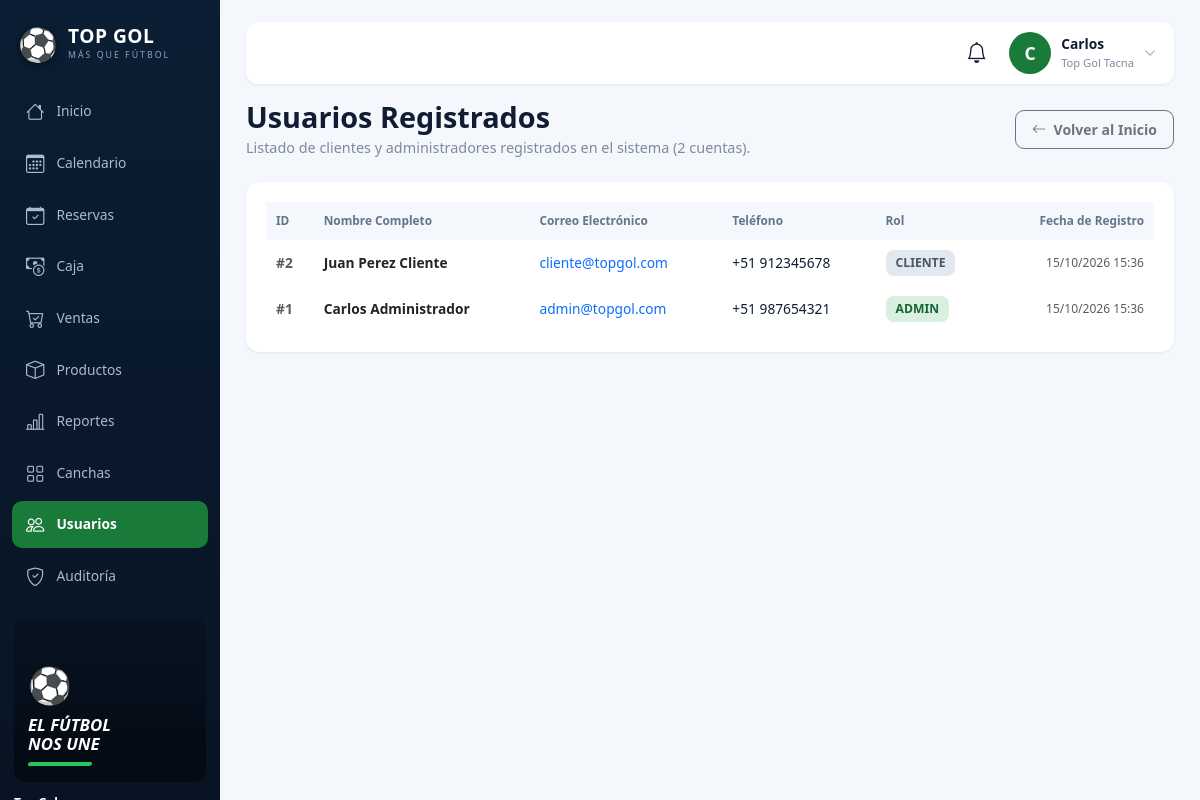
Screenshot of /admin/usuarios (signed in) with the database file from the repository.
### tables this page shows
CREATE TABLE IF NOT EXISTS `usuarios` (
  `id`          INT NOT NULL AUTO_INCREMENT,
  `nombre`      VARCHAR(100) NOT NULL,
  `email`       VARCHAR(100) NOT NULL,
  `password`    VARCHAR(255) DEFAULT NULL,
  `telefono`    VARCHAR(20) DEFAULT NULL,
  `rol`         ENUM('admin','cliente') NOT NULL DEFAULT 'cliente',
  `google_id`   VARCHAR(255) DEFAULT NULL,
  `avatar`      VARCHAR(500) DEFAULT NULL,
  `created_at`  TIMESTAMP NOT NULL DEFAULT CURRENT_TIMESTAMP,
  `updated_at`  TIMESTAMP NOT NULL DEFAULT CURRENT_TIMESTAMP ON UPDATE CURRENT_TIMESTAMP,
  PRIMARY KEY (`id`),
  UNIQUE KEY `idx_usuario_email`     (`email`),
  UNIQUE KEY `idx_usuario_google_id` (`google_id`)
);

### app/Views/usuarios/index.php (the view, shortened to what the rows shown need)
<?php require VIEWS_PATH . DIRECTORY_SEPARATOR . 'layout' . DIRECTORY_SEPARATOR . 'admin_top.php'; ?>
<div class="d-flex flex-wrap align-items-center justify-content-between gap-3 mb-4">
    <div>
        <h1 class="adm-h1">Usuarios Registrados</h1>
        <p class="adm-sub">Listado de clientes y administradores registrados en el sistema (<?= count($usuarios ?? []) ?> cuentas).</p>
    </div>
    <div>
        <a href="<?= url('/admin/dashboard') ?>" class="btn btn-sm btn-outline-secondary fw-bold" style="border-radius:9px; padding:8px 16px;">
            <i class="bi bi-arrow-left me-1"></i> Volver al Inicio
        </a>
    </div>
</div>
<div class="panel-2">
    <div class="table-responsive">
        <table class="tbl">
            <thead>
                <tr>
                    <th>ID</th>
                    <th>Nombre Completo</th>
                    <th>Correo Electrónico</th>
                    <th>Teléfono</th>
                    <th>Rol</th>
                    <th class="text-end">Fecha de Registro</th>
                </tr>
            </thead>
            <tbody>
                <?php if (empty($usuarios)): ?>
                    <tr>
                        <td colspan="6" class="text-center py-4 text-muted">No hay usuarios registrados.</td>
                    </tr>
                <?php else: ?>
                    <?php foreach ($usuarios as $u): ?>
                        <tr>
                            <td class="fw-bold text-muted">#<?= $u['id'] ?></td>
                            <td class="fw-semibold text-dark"><?= htmlspecialchars($u['nombre']) ?></td>
                            <td>
                                <a href="mailto:<?= htmlspecialchars($u['email']) ?>" class="text-decoration-none">
                                    <?= htmlspecialchars($u['email']) ?>
                                </a>
                            </td>
                            <td><?= htmlspecialchars($u['telefono'] ?: 'No registrado') ?></td>
                            <td>
                                <span class="pill <?= $u['rol'] === 'admin' ? 'ok' : 'fin' ?>">
                                    <?= strtoupper((string)$u['rol']) ?>
                                </span>
                            </td>
                            <td class="text-end text-muted small">
                                <?= date('d/m/Y H:i', strtotime((string)$u['created_at'])) ?>
                            </td>
                        </tr>
                    <?php endforeach; ?>
                <?php endif; ?>
            </tbody>
        </table>
    </div>
</div>
<?php require VIEWS_PATH . DIRECTORY_SEPARATOR . 'layout' . DIRECTORY_SEPARATOR . 'admin_bottom.php'; ?>

### app/Core/Router.php (shortened to what the rows shown need)
<?php
class Router {
    private array $rutas = [
        'GET'  => [],
        'POST' => []
    ];
    private function registrar(string $metodo, string $ruta, string $accion, array $middlewares): void {
        $rutaNormalizada = '/' . trim($ruta, '/');
        preg_match_all('/\{([a-zA-Z0-9_]+)\}/', $rutaNormalizada, $matches);
        $nombresParametros = $matches[1] ?? [];
        $regex = preg_replace('/\{[a-zA-Z0-9_]+\}/', '([^/]+)', $rutaNormalizada);
        $regexFinal = '#^' . $regex . '$#';
        $this->rutas[$metodo][] = [
            'ruta'        => $rutaNormalizada,
            'regex'       => $regexFinal,
            'accion'      => $accion,
            'params'      => $nombresParametros,
            'middlewares' => $middlewares
        ];
    }
    public function dispatch(): void {
        $metodo = $_SERVER['REQUEST_METHOD'] ?? 'GET';
        $uri = $this->obtenerRutaActual();
        foreach ($this->rutas[$metodo] as $rutaInfo) {
            if (preg_match($rutaInfo['regex'], $uri, $matches)) {
                array_shift($matches);
                $this->ejecutarAccion($rutaInfo['accion'], $matches);
                return;
            }
        }
    }
    private function obtenerRutaActual(): string {
        if (!empty($_GET['url']) && $_GET['url'] !== 'index.php') {
            $uri = '/' . trim((string)$_GET['url'], '/');
            $uri = preg_replace('#^/public(/|$)#', '$1', $uri);
            $uri = '/' . trim($uri, '/');
            return $uri === '//' ? '/' : $uri;
        }
        $requestUri = $_SERVER['REQUEST_URI'] ?? '/';
        $requestUri = preg_replace('#^/public(/|$)#', '$1', $requestUri);
        $requestUri = preg_replace('#^/index\.php(/|$)#', '$1', $requestUri);
        $uri = '/' . trim($requestUri, '/');
        return $uri === '//' ? '/' : $uri;
    }
    private function ejecutarAccion(string $accion, array $params): void {
        [$controladorNombre, $metodo] = explode('@', $accion);
        $controlador = new $claseCompleta();
        call_user_func_array([$controlador, $metodo], $params);
    }
}

### app/Views/layout/admin_top.php (shortened to what the rows shown need)
<?php
$usuarioAdm = currentUser();
$nombreAdmin = trim(explode(' ', (string)($usuarioAdm['nombre'] ?? ''))[0] ?? '');
$inicial = mb_strtoupper(mb_substr($nombreAdmin, 0, 1));
$adminMenuActivo = $adminMenu ?? 'dashboard';
try {
    $conteoVerifAdm = (new \App\Models\Reserva())->contarPagosPorVerificar();
} catch (\Throwable $e) {
    $conteoVerifAdm = 0;
}
$reqPathAdm = parse_url($_SERVER['REQUEST_URI'] ?? '/', PHP_URL_PATH) ?? '/';
$rutaAdm = '/' . trim($reqPathAdm, '/');
$tabPorRutaAdm = [
    '/admin/dashboard' => 'dashboard', '/admin/calendario' => 'calendario',
    '/admin/espacios' => 'espacios', '/admin/reservas' => 'reservas', '/admin/reserva' => 'reservas', '/reservas' => 'reservas',
    '/admin/caja' => 'caja', '/admin/pagos' => 'porverificar', '/admin/pago' => 'porverificar',
    '/admin/ventas/pos' => 'pos', '/admin/ventas' => 'ventas',
    '/admin/productos' => 'productos', '/admin/categorias' => 'categorias', '/admin/inventario' => 'inventario',
    '/admin/reportes' => 'reportes', '/canchas' => 'canchas', '/admin/usuarios' => 'usuarios', '/admin/auditoria' => 'auditoria',
];
$tabActivaAdm = $adminMenuActivo;
$mejorLargoAdm = 0;
foreach ($tabPorRutaAdm as $prefijoNav => $claveNav) {
    if (($rutaAdm === $prefijoNav || str_starts_with($rutaAdm, $prefijoNav . '/')) && strlen($prefijoNav) > $mejorLargoAdm) {
        $tabActivaAdm = $claveNav;
        $mejorLargoAdm = strlen($prefijoNav);
    }
}
$grupoActivoAdm = $tabActivaAdm;
?>
<!DOCTYPE html>
<html lang="es">
<head>
    <link href="https://cdn.jsdelivr.net/npm/bootstrap@5.3.2/dist/css/bootstrap.min.css" rel="stylesheet">
    <link rel="stylesheet" href="https://cdn.jsdelivr.net/npm/bootstrap-icons@1.11.2/font/bootstrap-icons.css">
</head>
<body class="adm-standalone">
<div class="adm-page">
<div class="adm-wrap">
    <aside class="adm-side" id="admSide">
        <div class="adm-logo">
            <span class="ball">⚽</span>
            <span><strong>TOP GOL</strong><small>MÁS QUE FÚTBOL</small></span>
        </div>
        <nav class="adm-nav">
            <?php foreach ($nav as $itemNav): ?>
                <a href="<?= $itemNav['href'] ?>" class="<?= $grupoActivoAdm === $itemNav['key'] ? 'on' : '' ?>"><i class="bi <?= $itemNav['ico'] ?>"></i> <?= $itemNav['label'] ?></a>
            <?php endforeach; ?>
        </nav>
        <div class="adm-side-foot">
            <div class="adm-slogan">
                <span class="b">⚽</span>
                <strong>EL FÚTBOL<br>NOS UNE</strong>
                <span class="u"></span>
            </div>
            <div class="adm-ver"><strong>Top Gol</strong><br>Panel Administrador<br>v1.0.0</div>
        </div>
    </aside>
    <div class="adm-main">
        <header class="adm-top">
            <div class="dropdown">
                <button class="adm-bell" id="admBellBtn" data-bs-toggle="dropdown" aria-expanded="false" title="Notificaciones">
                    <i class="bi bi-bell"></i>
                </button>
            </div>
            <div class="dropdown">
                <a href="#" class="adm-user text-decoration-none" data-bs-toggle="dropdown" aria-expanded="false">
                    <span class="adm-avatar"><?= htmlspecialchars($inicial) ?></span>
                    <span><strong><?= htmlspecialchars($nombreAdmin) ?></strong><small>Top Gol Tacna</small></span>
                    <i class="bi bi-chevron-down" style="font-size:.75rem;color:#7c8aa0;"></i>
                </a>
            </div>
        </header>

### rows the page displays
usuarios: nombre "C", nombre "Carlos", id "1", nombre "Carlos Administrador", email "admin@topgol.com", telefono "+51 987654321", rol "ADMIN", created_at "15/10/2026 15:36"
usuarios: id "2", nombre "Juan Perez Cliente", email "cliente@topgol.com", telefono "+51 912345678", rol "CLIENTE", created_at "15/10/2026 15:36"

### other values shown
$itemNav['label'] "Inicio"
$itemNav['label'] "Calendario"
$itemNav['label'] "Reservas"
$itemNav['label'] "Caja"
$itemNav['label'] "Ventas"
$itemNav['label'] "Productos"
$itemNav['label'] "Reportes"
$itemNav['label'] "Canchas"
$itemNav['label'] "Usuarios"
$itemNav['label'] "Auditoría"
count($usuarios ?? []) "2"
